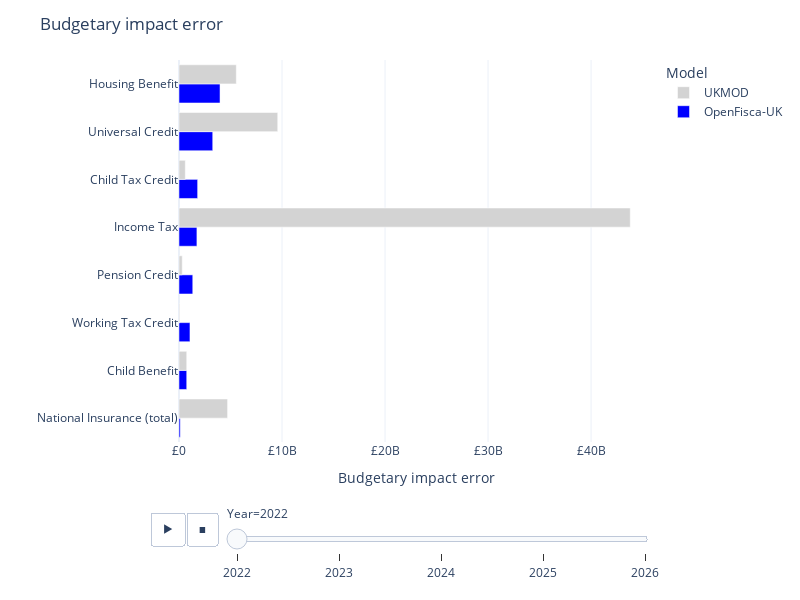

The notebook cell this image was saved under:
### Code cell
pd.set_option("display.max_colwidth", 0)
pd.set_option("display.max_rows", 500)


def error_chart(table, title=None):
    hovertemplate = "<b>%{customdata[4]} in %{customdata[3]}</b><br>Error: %{x}<br>Official: £%{customdata[2]}bn<br>OpenFisca-UK: £%{customdata[0]}bn<br>UKMOD: £%{customdata[1]}bn"
    table = table.replace("", np.nan).dropna(axis=0)
    table[[OPENFISCA_UK, UKMOD]] = table[[OPENFISCA_UK, UKMOD]].abs() / 1e2
    fig = (
        px.bar(
            table.sort_values(["Year", OPENFISCA_UK]),
            x=[OPENFISCA_UK, UKMOD],
            y="Program",
            orientation="h",
            animation_frame="Year",
            barmode="group",
            color_discrete_map={
                OPENFISCA_UK: "blue",
                UKMOD: "lightgrey",
            },
            custom_data=[
                "OpenFisca-UK budgetary impact",
                "UKMOD budgetary impact",
                "External budgetary impact",
                "Year",
                "Program",
            ],
        )
        .update_layout(
            width=800,
            height=600,
            xaxis_tickprefix="£",
            xaxis_title="Budgetary impact error",
            title=title,
            template="plotly_white",
            legend_title="Model",
            yaxis_title="",
            legend_traceorder="reversed",
        )
        .update_traces(hovertemplate=hovertemplate)
    )
    for frame in fig.frames:
        for data in frame.data:
            data.hovertemplate = hovertemplate
    return fig


error_chart(
    tables_to_model_comparisons(
        {
            "": model_validation_table(
                budgetary_impact_error,
                models=[OPENFISCA_UK, UKMOD],
                divisor=1e-2,
                decimals=1,
            ),
            "budgetary impact": model_validation_table(
                budgetary_impact, divisor=1e9, decimals=1
            ),
        }
    ),
    title="Budgetary impact error",
)

### Figure 1 — Plotly figure (JSON) as saved in the notebook; plotly's stock layout.template omitted (floating-point values rounded to 4 significant figures)
{"data": [{"alignmentgroup": "True", "customdata": [[151.4, 156, 151.3, 2022, "National Insurance (total)"], [12, 12, 11.2, 2022, "Child Benefit"], [2.7, 1.6, 1.6, 2022, "Working Tax Credit"], [3.1, 4.2, 4.5, 2022, "Pension Credit"], [203.3, 161.2, 205, 2022, "Income Tax"], [7.8, 5.4, 6, 2022, "Child Tax Credit"], [40.4, 34.1, 43.7, 2022, "Universal Credit"], [11.9, 10.3, 15.9, 2022, "Housing Benefit"]], "hovertemplate": "<b>%{customdata[4]} in %{customdata[3]}</b><br>Error: %{x}<br>Official: £%{customdata[2]}bn<br>OpenFisca-UK: £%{customdata[0]}bn<br>UKMOD: £%{customdata[1]}bn", "legendgroup": "OpenFisca-UK", "marker": {"color": "blue", "pattern": {"shape": ""}}, "name": "OpenFisca-UK", "offsetgroup": "OpenFisca-UK", "orientation": "h", "showlegend": true, "textposition": "auto", "type": "bar", "x": [121700000.0, 748900000.0, 1064000000.0, 1336000000.0, 1738000000.0, 1809000000.0, 3273000000.0, 3982000000.0], "xaxis": "x", "y": ["National Insurance (total)", "Child Benefit", "Working Tax Credit", "Pension Credit", "Income Tax", "Child Tax Credit", "Universal Credit", "Housing Benefit"], "yaxis": "y"}, {"alignmentgroup": "True", "customdata": [[151.4, 156, 151.3, 2022, "National Insurance (total)"], [12, 12, 11.2, 2022, "Child Benefit"], [2.7, 1.6, 1.6, 2022, "Working Tax Credit"], [3.1, 4.2, 4.5, 2022, "Pension Credit"], [203.3, 161.2, 205, 2022, "Income Tax"], [7.8, 5.4, 6, 2022, "Child Tax Credit"], [40.4, 34.1, 43.7, 2022, "Universal Credit"], [11.9, 10.3, 15.9, 2022, "Housing Benefit"]], "hovertemplate": "<b>%{customdata[4]} in %{customdata[3]}</b><br>Error: %{x}<br>Official: £%{customdata[2]}bn<br>OpenFisca-UK: £%{customdata[0]}bn<br>UKMOD: £%{customdata[1]}bn", "legendgroup": "UKMOD", "marker": {"color": "lightgrey", "pattern": {"shape": ""}}, "name": "UKMOD", "offsetgroup": "UKMOD", "orientation": "h", "showlegend": true, "textposition": "auto", "type": "bar", "x": [4716000000, 750000000, 71000000, 313000000, 43803000000, 613000000, 9584000000, 5562000000], "xaxis": "x", "y": ["National Insurance (total)", "Child Benefit", "Working Tax Credit", "Pension Credit", "Income Tax", "Child Tax Credit", "Universal Credit", "Housing Benefit"], "yaxis": "y"}], "layout": {"barmode": "group", "height": 600, "legend": {"title": {"text": "Model"}, "tracegroupgap": 0, "traceorder": "reversed"}, "margin": {"t": 60}, "sliders": [{"active": 0, "currentvalue": {"prefix": "Year="}, "len": 0.9, "pad": {"b": 10, "t": 60}, "steps": [{"args": [["2022"], {"frame": {"duration": 0, "redraw": true}, "fromcurrent": true, "mode": "immediate", "transition": {"duration": 0, "easing": "linear"}}], "label": "2022", "method": "animate"}, {"args": [["2023"], {"frame": {"duration": 0, "redraw": true}, "fromcurrent": true, "mode": "immediate", "transition": {"duration": 0, "easing": "linear"}}], "label": "2023", "method": "animate"}, {"args": [["2024"], {"frame": {"duration": 0, "redraw": true}, "fromcurrent": true, "mode": "immediate", "transition": {"duration": 0, "easing": "linear"}}], "label": "2024", "method": "animate"}, {"args": [["2025"], {"frame": {"duration": 0, "redraw": true}, "fromcurrent": true, "mode": "immediate", "transition": {"duration": 0, "easing": "linear"}}], "label": "2025", "method": "animate"}, {"args": [["2026"], {"frame": {"duration": 0, "redraw": true}, "fromcurrent": true, "mode": "immediate", "transition": {"duration": 0, "easing": "linear"}}], "label": "2026", "method": "animate"}], "x": 0.1, "xanchor": "left", "y": 0, "yanchor": "top"}], "title": {"text": "Budgetary impact error"}, "updatemenus": [{"buttons": [{"args": [null, {"frame": {"duration": 500, "redraw": true}, "fromcurrent": true, "mode": "immediate", "transition": {"duration": 500, "easing": "linear"}}], "label": "&#9654;", "method": "animate"}, {"args": [[null], {"frame": {"duration": 0, "redraw": true}, "fromcurrent": true, "mode": "immediate", "transition": {"duration": 0, "easing": "linear"}}], "label": "&#9724;", "method": "animate"}], "direction": "left", "pad": {"r": 10, "t": 70}, "showactive": false, "type": "buttons", "x": 0.1, "xanchor": "right", "y": 0, "yanchor": "top"}], "width": 800, "xaxis": {"anchor": "y", "autorange": true, "domain": [0, 1], "range": [0, 46110000000.0], "tickprefix": "£", "title": {"text": "Budgetary impact error"}, "type": "linear"}, "yaxis": {"anchor": "x", "autorange": true, "domain": [0, 1], "range": [-0.5, 7.5], "title": {"text": ""}, "type": "category"}}}
